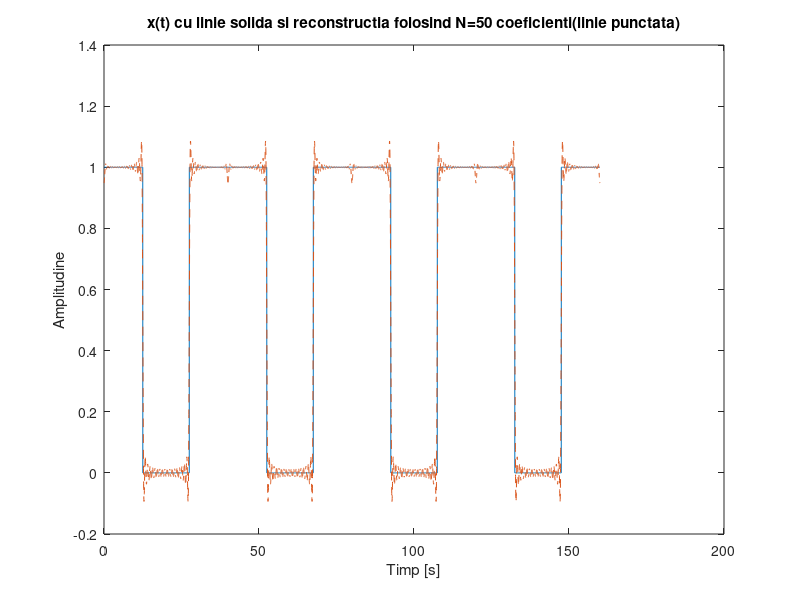
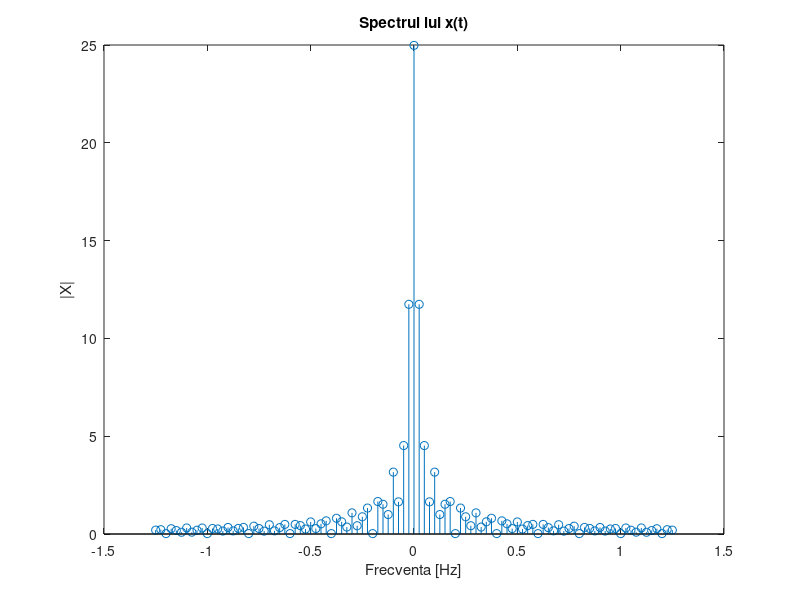

Write the MATLAB code that produced these figures, in order.
N = 50; % numarul de coeficienti
D = 25; % durata
P = 40; % perioada
F=1/P; % frecventa 
w0=2*pi/P; % pulsatia
t=0:0.02:P-0.02; % timpul pe care calculam integrala (o perioada); 
                 % rezolutia temporala trebuie sa fie de 2 ori mai mica decat perioada semnalului (teorema esantionarii);
% semnalul dreptungiular
x = zeros(1,size(t,2)); % initializarea lui x ( semnalul dreptunghiular) cu zerouri
x(t<=D/2) =1; % de la 0 la D/2 x are valoarea 1 ( generam amplitundinea semnalului)
x(t>P-D/2) =1; % de la D/2 la P x are valoarea 1 ( generam amplitundinea semnalului)
t_4perioade = 0:0.02:4*P-0.02; % vectorul timp pentru reprezentarea pe 4 perioade
x_4perioade = repmat(x,1,4); % vectorul x pentru reprezentarea pe 4 perioade ( genram 4 perioade de semnal dreptunghi)
   
% integrala numerica prin functia trapz
for k = -N:N
    x_temp = x;
    x_temp = x_temp.*exp(-j*k*w0*t); % vectorul inmultit cu termenul corespunzator
    X(k+51) = trapz(t,x_temp); % trapz calculeaza integrala prin metoda trapezului 
    %(imparte suprafata in forme trapezoidale pentru a calcula mai usor aria)
end

x_refacut(1:length(t)) = 0; % initializarea semnalului reconstruit cu N puncte

%reconstructia lui x(t) folosind N coeficienti
for index = 1:length(t);
for k = -N:N
x_refacut(index) = x_refacut(index) + (1/P)*X(k+N+1)*exp(j*k*w0*t(index));
end
end

figure(1);
plot(t_4perioade,x_4perioade); % afisarea lui x(t)
title('x(t) cu linie solida si reconstructia folosind N=50 coeficienti(linie punctata)');
hold on
x_refacut_4perioade = repmat(x_refacut,1,4); % generarea lui x reconstruit pentru 4 perioade
plot(t_4perioade,x_refacut_4perioade,'--'); % afisarea lui x reconstruit pentru 4 perioade
xlabel('Timp [s]');
ylabel('Amplitudine');

f = -N*F:F:N*F; % generarea vectorului de frecvente
figure(2);
stem(f,abs(X)); % afisarea lui X
title('Spectrul lui x(t)');
xlabel('Frecventa [Hz]');
ylabel('|X|');

%
% Seriile Fourier  ne spunca orice semnal periodic poate fi aproximat
% printr-o suma infinita de sin si cos.
% Coeficienti lui si sin si cos reprezinta spectrul de amplitudini al
% semnalului.
% Semnalul reconstruit folosind un numar finit de termeni se apropie ca
% forma de semnalul original dar are o anume eroare. Cu cat marim
% numarul de coeficienti cu atat aceasta  eroare va fi  mai mica. 
%In plus se observa faptul ca semnalul poate fi aproximat printr-o
% suma de sinusoide: variatiile semanlului au un caracter de sinusoida.
